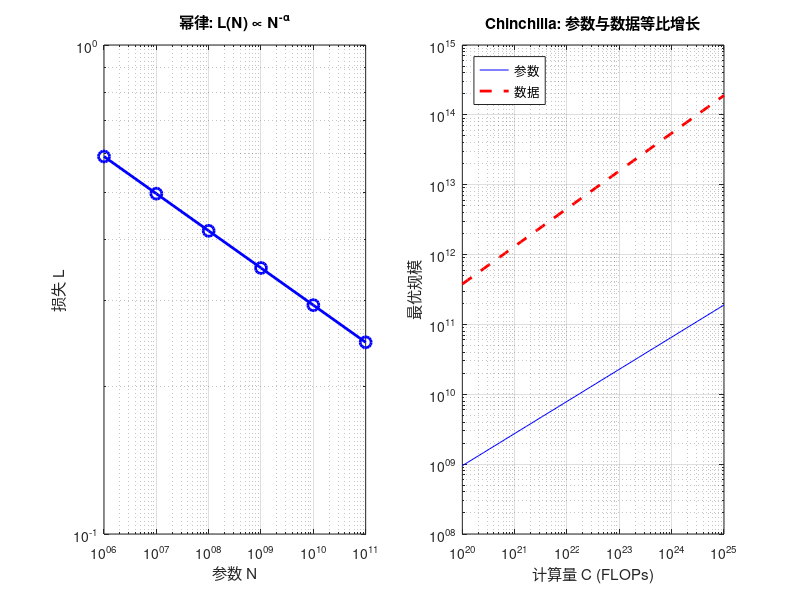

Recreate this plot in MATLAB.
% ============================================================
% SCALING_LAWS_SIM.m
% 模拟不同规模的损失曲线, 验证幂律 + Chinchilla 最优分配
% 对应 deep-dives/06-ScalingLaws.md 第 5 节
% ============================================================
clear; clc;

fprintf('=== Scaling Laws 模拟 ===\n\n');

%% 参数设定
N_list = [1e6, 1e7, 1e8, 1e9, 1e10, 1e11];  % 1M → 100B
alpha_N = 0.076;  % Kaplan 的参数指数

%% 模拟损失（给定充足的无限数据）
% L(N) = (N_0 / N)^alpha, N_0 是归一化常数
N_0 = 1e3;  % 使得 L(1e6) ≈ 0.5
L = (N_0 ./ N_list).^alpha_N;

%% 输出
fprintf('参数         损失\n');
fprintf('--------------------------------\n');
for i = 1:length(N_list)
    if N_list(i) >= 1e9
        fprintf('%.1fB       %.4f\n', N_list(i)/1e9, L(i));
    else
        fprintf('%.1fM       %.4f\n', N_list(i)/1e6, L(i));
    end
end

%% Chinchilla 最优分配
fprintf('\n--- Chinchilla 最优分配 ---\n');
C_values = [1e21, 1e22, 1e23, 1e24];  % FLOPs
fprintf('\n计算量      最优参数    最优数据\n');
fprintf('--------------------------------\n');
for i = 1:length(C_values)
    N_opt = 0.6 * C_values(i)^0.46;
    D_opt = 6.0 * C_values(i)^0.54;
    ratio = D_opt / N_opt;
    fprintf('%.0e  %.1fB     %.0fB tokens  (%d:1)\n', ...
        C_values(i), N_opt/1e9, D_opt/1e9, round(ratio));
end

%% 可视化
figure('Position', [100 100 800 350]);
subplot(1,2,1);
loglog(N_list, L, 'b-o', 'LineWidth', 2, 'MarkerSize', 8);
xlabel('参数 N'); ylabel('损失 L'); title('幂律: L(N) ∝ N^{-\alpha}');
grid on;

subplot(1,2,2);
C = logspace(20, 25, 50);
N_opt_all = 0.6 * C.^0.46;
D_opt_all = 6.0 * C.^0.54;
loglog(C, N_opt_all, 'b-', C, D_opt_all, 'r--', 'LineWidth', 2);
xlabel('计算量 C (FLOPs)'); ylabel('最优规模');
legend('参数', '数据', 'Location', 'northwest');
title('Chinchilla: 参数与数据等比增长');
grid on;
